Frame 1 (no input): blank canvas, image omitted
Frame 60 (no input): blank canvas, image omitted
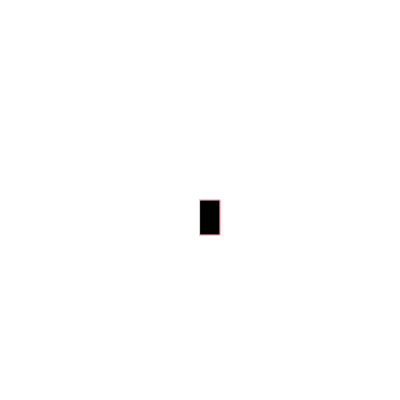
Frame 120 (the mouse pressed at the canvas centre since frame 60)

The p5.js sketch whose frames 1 and 60 were blank and that drew this single picture after the mouse press (run headless with seeded random() and noise() and a simulated clock; from frame 60 on, the mouse is pressed at the canvas centre):

// p5.js sketch
// ── sketch.js
function setup() {
  createCanvas(400, 400);
  background("white")
}

function draw() {
  stroke("pink");
  fill("black");
  
  
  if (mouseIsPressed) {
    rect(mouseX, mouseY, 20, 35);
  }
}
